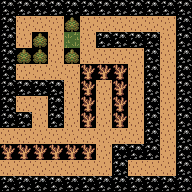

This is a level from a 2D game, rendered from its Tiled map with the project's own tilesets. A one-line summary and the complete map file follow:
An orthogonal 12x12 tile map with 16x16 px tiles, 1 tile layer (Camada de Blocos 1).

<map version="1.10" tiledversion="1.11.90" orientation="orthogonal" renderorder="right-down" width="12" height="12" tilewidth="16" tileheight="16" infinite="0" nextlayerid="4" nextobjectid="1">
 <tileset firstgid="1" name="color_tileset_16x16_Jerom&amp;amp;Eiyeron_CC-BY-SA-3.0_8" tilewidth="16" tileheight="16" tilecount="280" columns="10">
  <image source="tiles.png" width="160" height="448" />
 </tileset>
 <layer id="1" name="Camada de Blocos 1" width="12" height="12">
  <data encoding="csv">
69,69,69,69,69,69,69,69,69,69,69,69,
69,52,52,52,58,52,52,52,52,52,52,69,
69,52,58,52,53,52,69,69,69,69,52,69,
69,58,58,52,58,52,52,52,52,69,52,69,
69,52,52,52,52,59,59,59,52,69,52,69,
69,69,69,69,52,59,52,59,52,69,52,69,
69,52,52,69,52,59,52,59,52,69,52,69,
69,69,52,69,52,59,52,59,52,69,52,69,
52,52,52,52,52,52,52,52,52,69,52,69,
59,59,59,59,59,59,52,69,69,69,52,69,
52,52,52,52,52,52,52,69,52,52,52,69,
69,69,69,69,69,69,69,69,69,69,69,69
</data>
 </layer>
</map>
